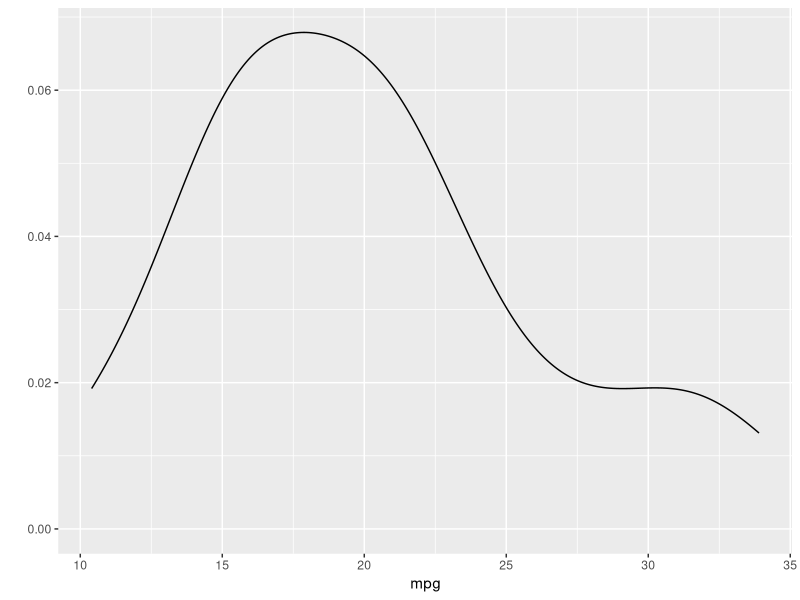
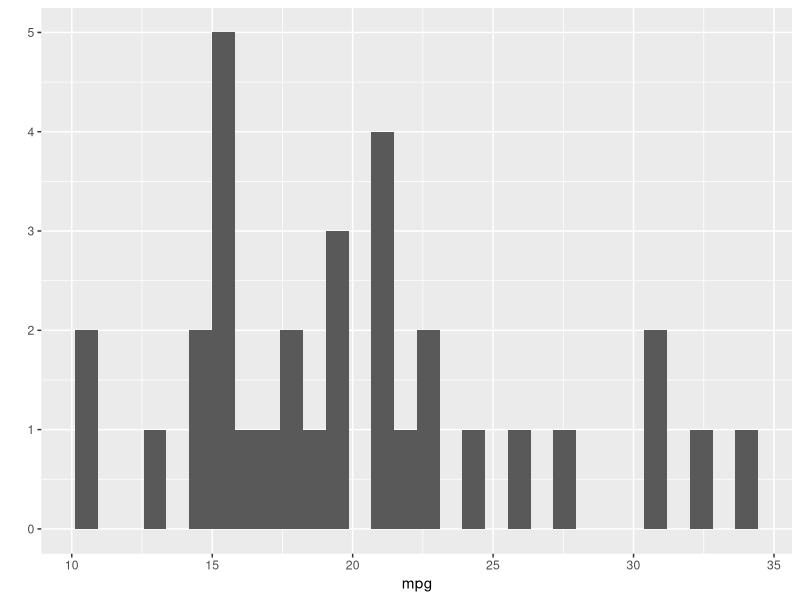

The R source for these figures, in order:
library(ggplot2)

p1 <- qplot(mpg, data=mtcars, geom="density")
p2 <- qplot(mpg, data=mtcars, geom="histogram")

p1; p2
